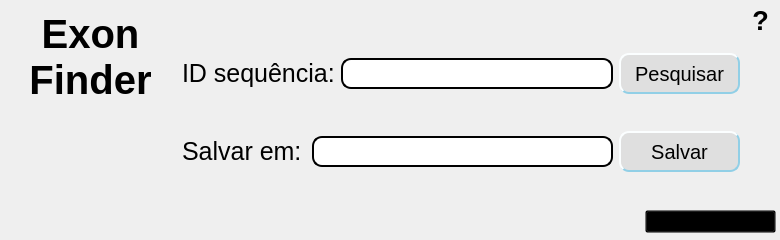
<?xml version="1.0" encoding="UTF-8"?>
<ui version="4.0">
 <class>Form</class>
 <widget class="QWidget" name="Form">
  <property name="geometry">
   <rect>
    <x>0</x>
    <y>0</y>
    <width>780</width>
    <height>240</height>
   </rect>
  </property>
  <property name="minimumSize">
   <size>
    <width>780</width>
    <height>240</height>
   </size>
  </property>
  <property name="maximumSize">
   <size>
    <width>780</width>
    <height>240</height>
   </size>
  </property>
  <property name="windowTitle">
   <string>Form</string>
  </property>
  <property name="styleSheet">
   <string notr="true">QLineEdit#linha_caminho, #linha_nome_arquivo, #linha_id_seq{
border-radius: 10px;
border-width: 2px;
border-style: solid;
border-color: black
}
QLineEdit#linha_caminho:hover, #linha_nome_arquivo:hover, #linha_id_seq:hover{
background-color: rgba(147, 207, 230, 100)
}

QPushButton#botao_ajuda{
background-color: rgba(0, 0, 0, 0);
border-radius: 10px
}
QPushButton#botao_ajuda:hover{
background-color: rgba(145, 207, 230, 100);
border-width: 2px;
border-style: outset;
border-color:  rgba(147, 207, 230, 255)
}
QPushButton#botao_ajuda:pressed{
background-color: rgba(145, 207, 230, 150);
border-width: 2px;
border-style: inset;
border-color: rgba(145, 207, 230, 255)
}

QPushButton#botao_escolher, #botao_salvar, #botao_pesquisar{
background-color: rgba(200, 200, 200, 100);
border-radius: 10px;
border-width: 2px;
border-style: outset;
border-color: rgba(145, 207, 230, 255)
}
QPushButton#botao_escolher:hover, #botao_salvar:hover, #botao_pesquisar:hover{
background-color: rgba(147, 207, 230, 100)
}
QPushButton#botao_escolher:pressed, #botao_salvar:pressed, #botao_pesquisar:pressed{
background-color: rgba(145, 207, 230, 150);
border-width: 2px;
border-style: inset;
border-color: rgba(145, 207, 230, 255)
}</string>
  </property>
  <widget class="QPushButton" name="botao_ajuda">
   <property name="geometry">
    <rect>
     <x>745</x>
     <y>5</y>
     <width>31</width>
     <height>31</height>
    </rect>
   </property>
   <property name="minimumSize">
    <size>
     <width>31</width>
     <height>31</height>
    </size>
   </property>
   <property name="maximumSize">
    <size>
     <width>31</width>
     <height>31</height>
    </size>
   </property>
   <property name="font">
    <font>
     <family>Arial</family>
     <pointsize>20</pointsize>
     <weight>75</weight>
     <bold>true</bold>
    </font>
   </property>
   <property name="cursor">
    <cursorShape>PointingHandCursor</cursorShape>
   </property>
   <property name="styleSheet">
    <string notr="true"/>
   </property>
   <property name="text">
    <string>?</string>
   </property>
  </widget>
  <widget class="QLabel" name="label_5">
   <property name="geometry">
    <rect>
     <x>650</x>
     <y>210</y>
     <width>123</width>
     <height>24</height>
    </rect>
   </property>
   <property name="font">
    <font>
     <family>Arial</family>
     <pointsize>16</pointsize>
     <weight>75</weight>
     <bold>true</bold>
    </font>
   </property>
   <property name="text">
    <string>Versão 2.0.0</string>
   </property>
  </widget>
  <widget class="QPushButton" name="botao_versao">
   <property name="geometry">
    <rect>
     <x>645</x>
     <y>210</y>
     <width>131</width>
     <height>23</height>
    </rect>
   </property>
   <property name="minimumSize">
    <size>
     <width>131</width>
     <height>23</height>
    </size>
   </property>
   <property name="maximumSize">
    <size>
     <width>131</width>
     <height>23</height>
    </size>
   </property>
   <property name="cursor">
    <cursorShape>PointingHandCursor</cursorShape>
   </property>
   <property name="styleSheet">
    <string notr="true">background-color:rgba(0, 0, 0, 0)</string>
   </property>
   <property name="text">
    <string/>
   </property>
  </widget>
  <widget class="QWidget" name="layoutWidget">
   <property name="geometry">
    <rect>
     <x>10</x>
     <y>0</y>
     <width>161</width>
     <height>231</height>
    </rect>
   </property>
   <layout class="QVBoxLayout" name="verticalLayout">
    <item>
     <widget class="QLabel" name="label_2">
      <property name="font">
       <font>
        <family>Arial</family>
        <pointsize>30</pointsize>
        <weight>75</weight>
        <bold>true</bold>
       </font>
      </property>
      <property name="layoutDirection">
       <enum>Qt::LeftToRight</enum>
      </property>
      <property name="text">
       <string>Exon
Finder</string>
      </property>
      <property name="alignment">
       <set>Qt::AlignCenter</set>
      </property>
     </widget>
    </item>
    <item>
     <widget class="QLabel" name="label">
      <property name="text">
       <string/>
      </property>
      <property name="pixmap">
       <pixmap resource="doc_qrc.qrc">:/logo/2770972_png.png</pixmap>
      </property>
      <property name="scaledContents">
       <bool>false</bool>
      </property>
     </widget>
    </item>
   </layout>
  </widget>
  <widget class="QWidget" name="">
   <property name="geometry">
    <rect>
     <x>182</x>
     <y>22</y>
     <width>558</width>
     <height>181</height>
    </rect>
   </property>
   <layout class="QVBoxLayout" name="verticalLayout_2">
    <item>
     <layout class="QHBoxLayout" name="horizontalLayout">
      <item>
       <widget class="QLabel" name="label_6">
        <property name="font">
         <font>
          <family>Arial</family>
          <pointsize>19</pointsize>
         </font>
        </property>
        <property name="text">
         <string>ID sequência:</string>
        </property>
       </widget>
      </item>
      <item>
       <widget class="QLineEdit" name="linha_id_seq">
        <property name="minimumSize">
         <size>
          <width>0</width>
          <height>31</height>
         </size>
        </property>
        <property name="maximumSize">
         <size>
          <width>16777215</width>
          <height>31</height>
         </size>
        </property>
        <property name="font">
         <font>
          <family>Arial</family>
          <pointsize>12</pointsize>
         </font>
        </property>
       </widget>
      </item>
      <item>
       <widget class="QPushButton" name="botao_pesquisar">
        <property name="minimumSize">
         <size>
          <width>121</width>
          <height>41</height>
         </size>
        </property>
        <property name="maximumSize">
         <size>
          <width>121</width>
          <height>41</height>
         </size>
        </property>
        <property name="font">
         <font>
          <family>Arial</family>
          <pointsize>15</pointsize>
         </font>
        </property>
        <property name="cursor">
         <cursorShape>PointingHandCursor</cursorShape>
        </property>
        <property name="text">
         <string>Pesquisar</string>
        </property>
        <property name="icon">
         <iconset resource="doc_qrc.qrc">
          <normaloff>:/icones/active-search-16.png</normaloff>:/icones/active-search-16.png</iconset>
        </property>
       </widget>
      </item>
     </layout>
    </item>
    <item>
     <layout class="QHBoxLayout" name="horizontalLayout_2">
      <item>
       <widget class="QLabel" name="label_3">
        <property name="font">
         <font>
          <family>Arial</family>
          <pointsize>19</pointsize>
          <weight>50</weight>
          <bold>false</bold>
         </font>
        </property>
        <property name="text">
         <string>Salvar em:</string>
        </property>
       </widget>
      </item>
      <item>
       <widget class="QLineEdit" name="linha_caminho">
        <property name="minimumSize">
         <size>
          <width>301</width>
          <height>31</height>
         </size>
        </property>
        <property name="maximumSize">
         <size>
          <width>301</width>
          <height>31</height>
         </size>
        </property>
        <property name="font">
         <font>
          <family>Arial</family>
          <pointsize>12</pointsize>
         </font>
        </property>
       </widget>
      </item>
      <item>
       <widget class="QPushButton" name="botao_salvar">
        <property name="minimumSize">
         <size>
          <width>121</width>
          <height>41</height>
         </size>
        </property>
        <property name="maximumSize">
         <size>
          <width>121</width>
          <height>41</height>
         </size>
        </property>
        <property name="font">
         <font>
          <family>Arial</family>
          <pointsize>15</pointsize>
          <weight>50</weight>
          <bold>false</bold>
         </font>
        </property>
        <property name="cursor">
         <cursorShape>PointingHandCursor</cursorShape>
        </property>
        <property name="text">
         <string>Salvar</string>
        </property>
        <property name="icon">
         <iconset resource="doc_qrc.qrc">
          <normaloff>:/icones/disk.png</normaloff>:/icones/disk.png</iconset>
        </property>
       </widget>
      </item>
     </layout>
    </item>
   </layout>
  </widget>
 </widget>
 <resources>
  <include location="doc_qrc.qrc"/>
 </resources>
 <connections/>
</ui>
